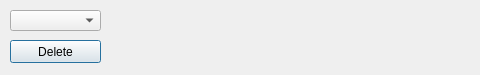
<?xml version="1.0" encoding="UTF-8"?>
<ui version="4.0">
 <class>Dialog</class>
 <widget class="QDialog" name="Dialog">
  <property name="geometry">
   <rect>
    <x>0</x>
    <y>0</y>
    <width>480</width>
    <height>75</height>
   </rect>
  </property>
  <property name="windowTitle">
   <string>Dialog</string>
  </property>
  <widget class="QComboBox" name="comboBox">
   <property name="geometry">
    <rect>
     <x>10</x>
     <y>10</y>
     <width>91</width>
     <height>21</height>
    </rect>
   </property>
  </widget>
  <widget class="QLabel" name="label">
   <property name="geometry">
    <rect>
     <x>130</x>
     <y>10</y>
     <width>331</width>
     <height>21</height>
    </rect>
   </property>
   <property name="text">
    <string/>
   </property>
  </widget>
  <widget class="QPushButton" name="deleteButton">
   <property name="geometry">
    <rect>
     <x>10</x>
     <y>40</y>
     <width>91</width>
     <height>23</height>
    </rect>
   </property>
   <property name="text">
    <string>Delete</string>
   </property>
  </widget>
 </widget>
 <resources/>
 <connections/>
</ui>
